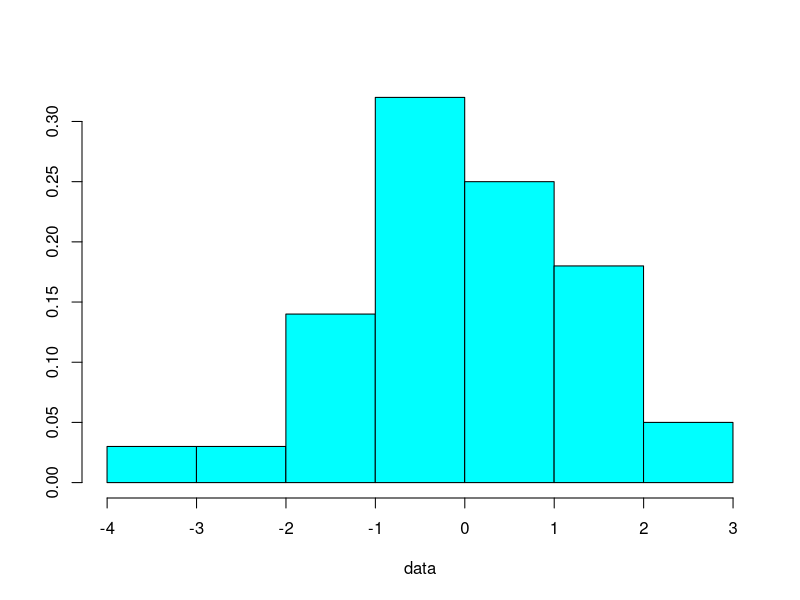
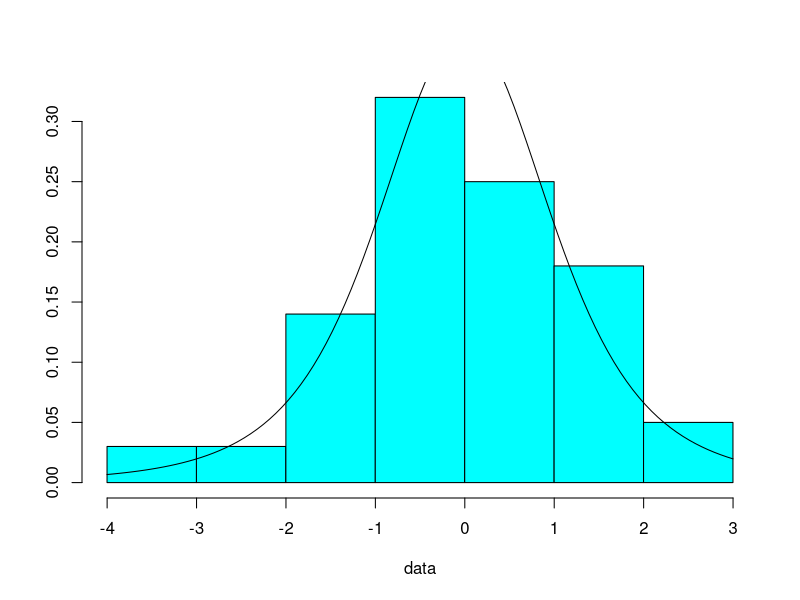
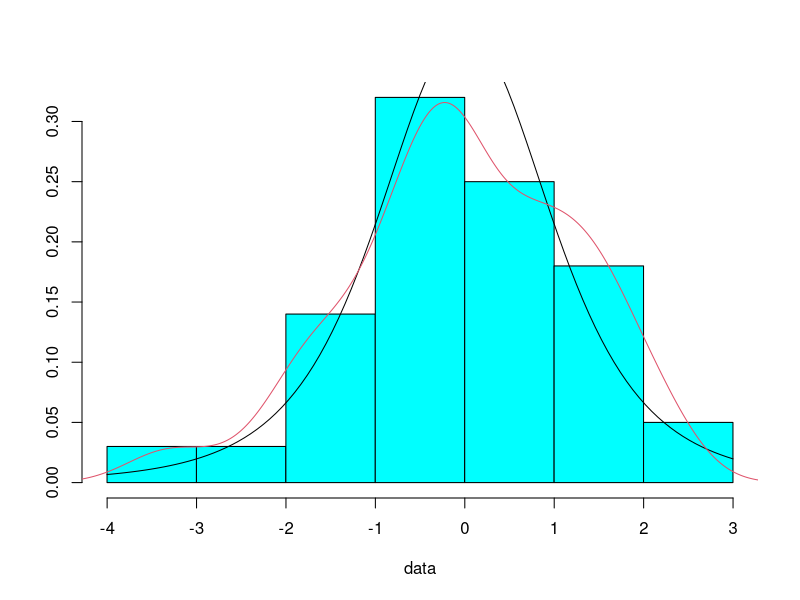
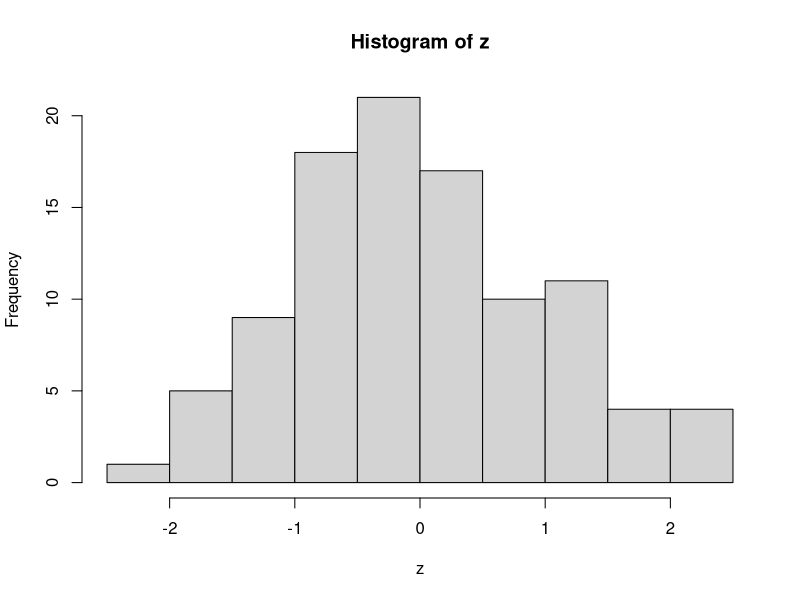
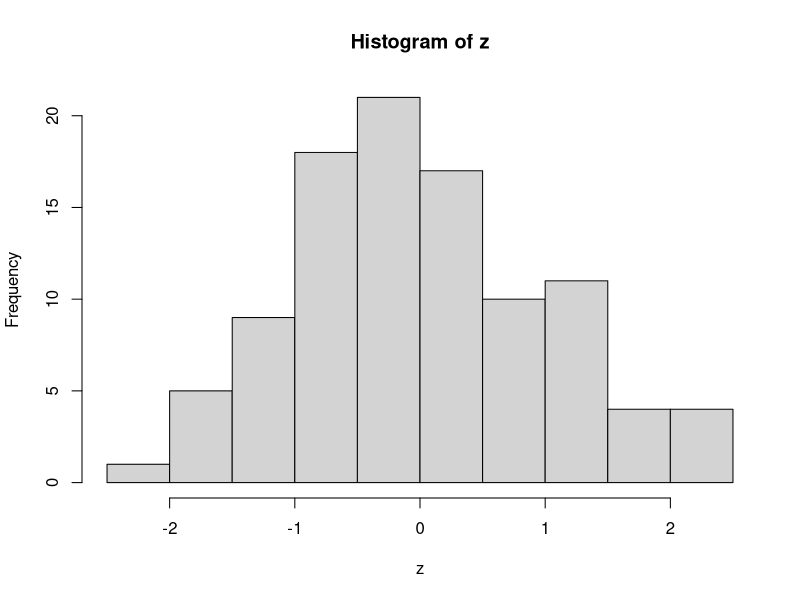
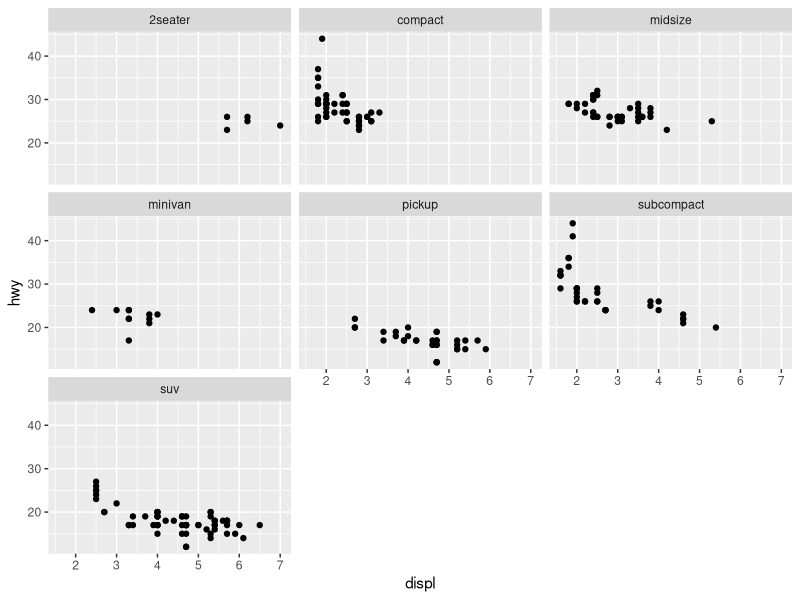
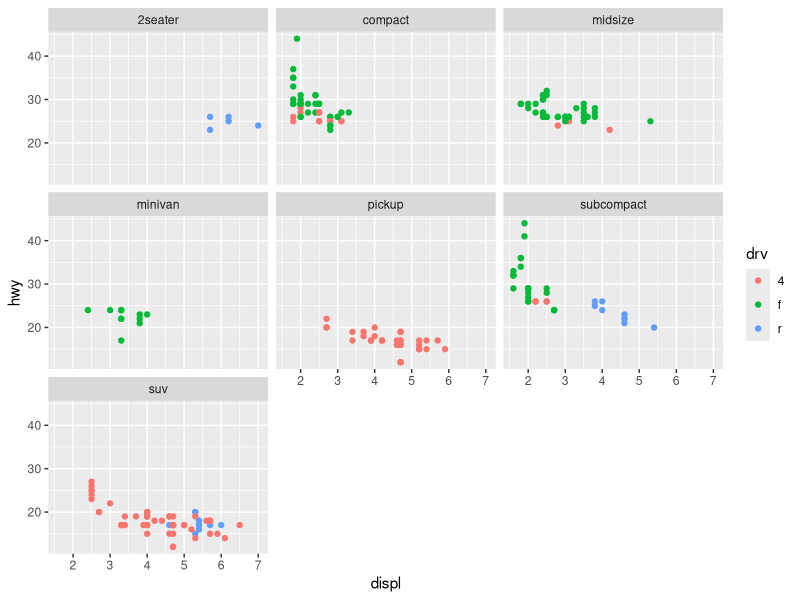

Write the R code that produced these figures, in order.
## ---- chunk 1
set.seed(02122021)
knitr::opts_chunk$set(echo = TRUE)
## ---- chunk 2
data <- rt(100, df=4) # random data from df=4 using rt function
MASS::truehist(data) # histogram using MASS::truehist function
## ---- chunk 3
MASS::truehist(data)
curve(dt(x, df=4), add=TRUE) # added density curve (dt)
## ---- chunk 4
MASS::truehist(data)
curve(dt(x, df=4), add=TRUE) # added density curve (dt)
lines(density(data), col=2) # added estimated density curve
## ---- chunk 5
f <- function(x, a, b) {
  (x-a)/b
}
## ---- chunk 6
x <- rnorm(100, 2, 2) # random sample using rnorm
y <- f(x, a = min(x), b = max(x) - min(x))

summary(x) # printing the summary
summary(y) # printing the summary
## ---- chunk 7
z <- f(x, a = mean(x), b = sd(x))
summary(z) # summary
hist(z) # histogram
sd(z) # standard deviation
## ---- chunk 8
x = (x - median(x)) / IQR(x) # subtracting by media, dividing by IQR
z <- f(x, a = mean(x), b = sd(x))
summary(z) # summary
hist(z) # histogram
sd(z) # standard deviation
## ---- chunk 9
# Example 1.14
library(ggplot2)
ggplot(mpg, aes(displ, hwy)) + geom_point() + facet_wrap(~ class)

# Revised plot
ggplot(mpg, aes(displ, hwy)) + geom_point() + facet_wrap(~ class) + aes(displ, hwy, color = drv)
